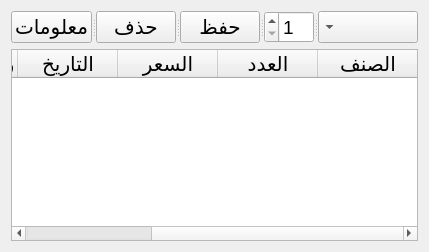
        <widget class="QWidget" name="tab_2">
         <attribute name="title">
          <string>اكسسوارات</string>
         </attribute>
         <layout class="QVBoxLayout" name="verticalLayout_3">
          <item>
           <layout class="QVBoxLayout" name="verticalLayout_2">
            <item>
             <widget class="QSplitter" name="splitter_2">
              <property name="orientation">
               <enum>Qt::Horizontal</enum>
              </property>
              <widget class="QPushButton" name="pushButton_13">
               <property name="font">
                <font>
                 <pointsize>15</pointsize>
                </font>
               </property>
               <property name="text">
                <string>معلومات</string>
               </property>
              </widget>
              <widget class="QPushButton" name="pushButton_4">
               <property name="font">
                <font>
                 <pointsize>15</pointsize>
                </font>
               </property>
               <property name="text">
                <string>حذف</string>
               </property>
              </widget>
              <widget class="QPushButton" name="pushButton_3">
               <property name="font">
                <font>
                 <pointsize>15</pointsize>
                </font>
               </property>
               <property name="text">
                <string>حفظ</string>
               </property>
              </widget>
              <widget class="QSpinBox" name="spinBox">
               <property name="font">
                <font>
                 <pointsize>14</pointsize>
                </font>
               </property>
               <property name="layoutDirection">
                <enum>Qt::RightToLeft</enum>
               </property>
               <property name="locale">
                <locale language="English" country="UnitedStates"/>
               </property>
               <property name="minimum">
                <number>1</number>
               </property>
               <property name="value">
                <number>1</number>
               </property>
              </widget>
              <widget class="QComboBox" name="comboBox_2">
               <property name="font">
                <font>
                 <pointsize>15</pointsize>
                </font>
               </property>
               <property name="layoutDirection">
                <enum>Qt::RightToLeft</enum>
               </property>
              </widget>
             </widget>
            </item>
            <item>
             <widget class="QTableWidget" name="tableWidget_2">
              <property name="font">
               <font>
                <pointsize>15</pointsize>
               </font>
              </property>
              <property name="layoutDirection">
               <enum>Qt::RightToLeft</enum>
              </property>
              <column>
               <property name="text">
                <string>الصنف</string>
               </property>
              </column>
              <column>
               <property name="text">
                <string>العدد</string>
               </property>
              </column>
              <column>
               <property name="text">
                <string>السعر</string>
               </property>
              </column>
              <column>
               <property name="text">
                <string>التاريخ</string>
               </property>
              </column>
              <column>
               <property name="text">
                <string>رقم الطلب</string>
               </property>
              </column>
              <column>
               <property name="text">
                <string>اسم الموظف</string>
               </property>
              </column>
             </widget>
            </item>
           </layout>
          </item>
         </layout>
        </widget>
